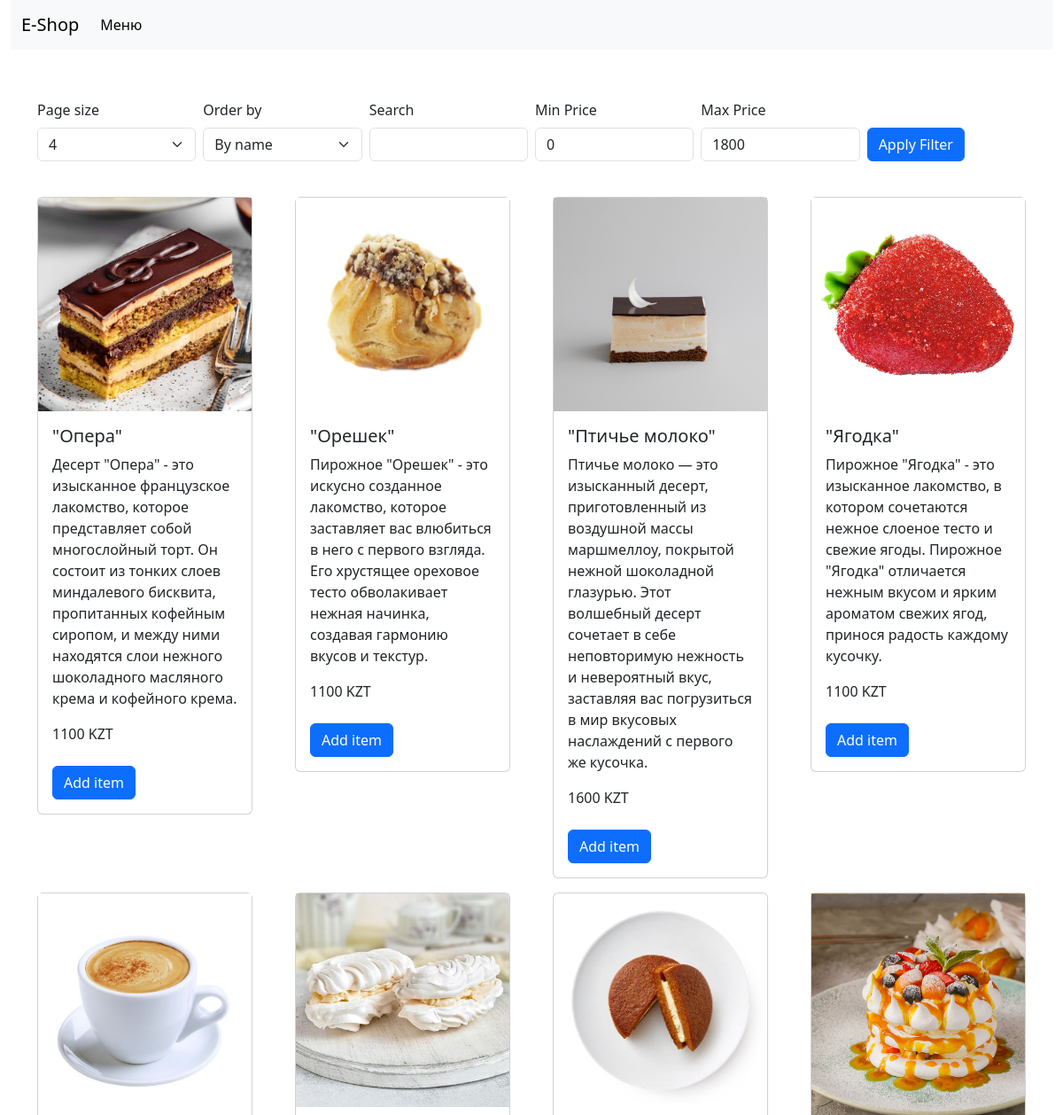
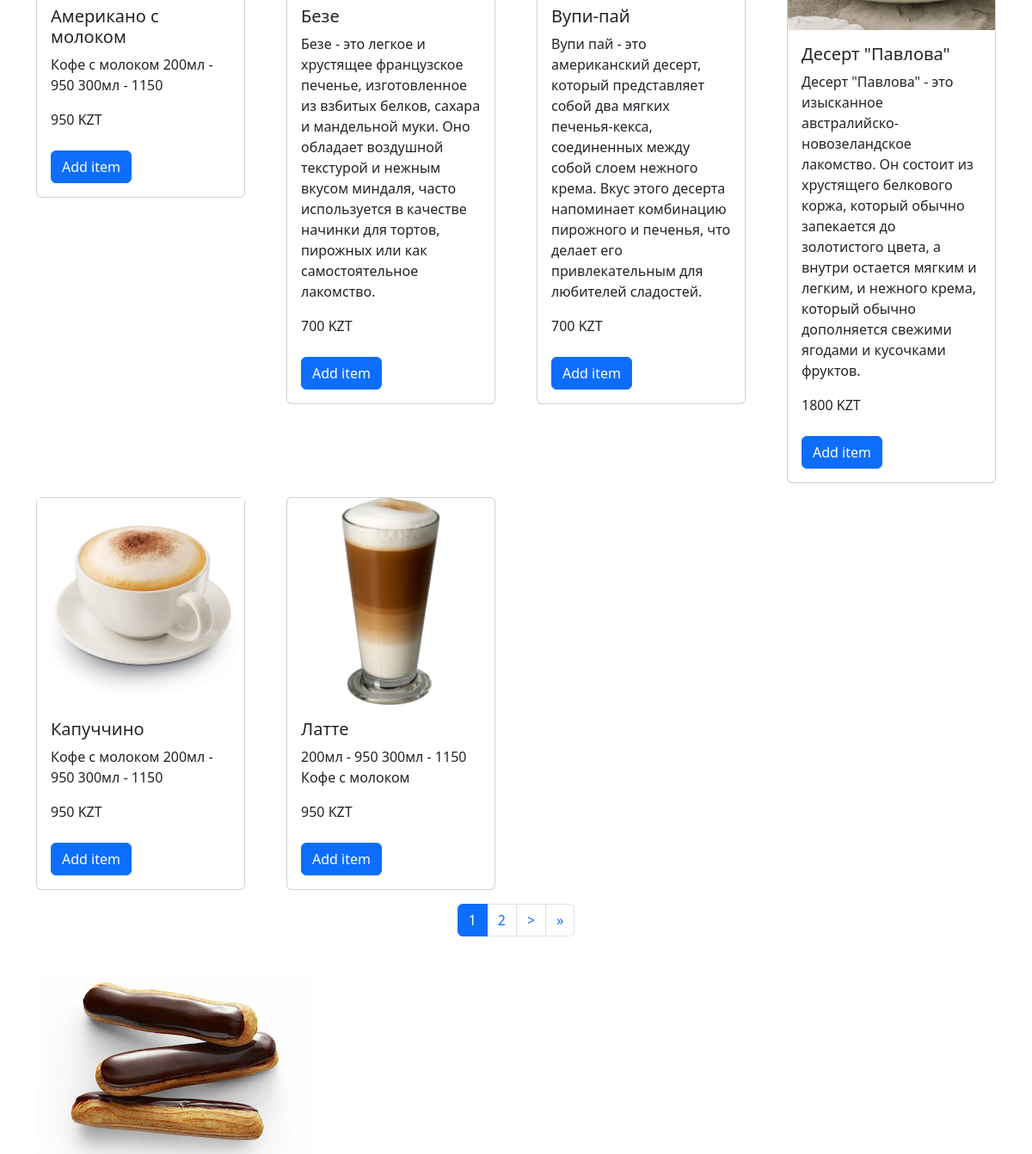
Screenshot of /products/ with the database file from the repository (2 pictures, top to bottom).
### shop/models.py (models this page shows, shortened)
class Product(models.Model):
    name = models.CharField(null=False, max_length=255, blank=False)
    description = models.CharField(null=False, max_length=2000, blank=True, default='')
    price = models.IntegerField(null=False)
    amount = models.IntegerField(null=False)
    created_at = models.DateTimeField(auto_now=True, null=False)
    category = models.ForeignKey(Category, null=True, on_delete=models.CASCADE)
    image = models.ImageField(upload_to='product_images/', blank=True, null=True)
    class Meta:
        verbose_name = 'Product'
        verbose_name_plural = 'Products'

### shop/views.py (the view)
# urls.py: path('products/', products_page_view, name='products_page'),
def products_page_view(request):
    categories = Category.objects.all()
    size = request.GET.get('size', 10)
    page = request.GET.get('page', 1)
    order_by = request.GET.get('order_by', 'name')
    name = request.GET.get('name', '')
    min_price = request.GET.get('min_price', 0)
    max_existing_price = Product.objects.all().order_by('-price')[0].price
    max_price = request.GET.get('max_price', max_existing_price)
    products = Product.objects \
        .filter(name__icontains=name) \
        .filter(price__gte=min_price) \
        .filter(price__lte=max_price) \
        .order_by(order_by)
    filters = {
        'name': name,
        'min_price': min_price,
        'max_price': max_price
    }
    paginator = Paginator(products, size)
    page_obj = paginator.get_page(page)
    if request.method == 'GET':
        return render(request, 'shop/products.html',
                      {'page_obj': page_obj, 'paginator': paginator, 'categories': categories, 'sizes': sizes,
                       'order_by': order_by, 'filters': filters})

### shop/templates/shop/products.html (shortened to what this page needs)
{% extends 'base.html' %}
{% load static %}
{% block content %}
<div class="container-fluid">
    <div class="row">
        <div class="col-12">
            {% include 'header.html' %}
        </div>
    </div>
</div>
<div class="container">
    {% include 'shop/products-grid.html' %}
    <img src="{% static 'pic1.jpg' %}" alt="Description of your image">
</div>
{% endblock %}

### shop/templates/shop/products-grid.html (shortened to what this page needs)
{% load static %}
<div class="row g-2 mt-5">
    <div class="col-2">
        <label for="size" class="form-label">Page size</label>
        <select class="form-select" onchange="handleParamChange(event, 'size')" id="size">
            {% for size in sizes %}
            {% if size == paginator.per_page %}
            <option value="{{ size }}" selected>{{ size }}</option>
            {% else %}
            <option value="{{ size }}">{{ size }}</option>
            {% endif %}
            {% endfor %}
        </select>
    </div>
    <div class="col-2">
        <label for="order_by" class="form-label">Order by</label>
        <select class="form-select" onchange="handleParamChange(event, 'order_by')" id="order_by">
            {% if order_by == 'name' %}
            <option value="name" selected>By name</option>
            {% else %}
            <option value="name">By name</option>
            {% endif %}
        </select>
    </div>
    <div class="col-2">
        <label for="name" class="form-label">Search</label>
        <input class="form-control" id="name" value="{{ filters.name }}" name="name"/>
    </div>
    <div class="col-2">
        <label for="min_price" class="form-label">Min Price</label>
        <input class="form-control" id="min_price" value="{{ filters.min_price }}" name="min_price"/>
    </div>
    <div class="col-2">
        <label for="max_price" class="form-label">Max Price</label>
        <input class="form-control" id="max_price" value="{{ filters.max_price }}" name="max_price"/>
    </div>
    <div class="col-2 d-flex align-items-end">
        <button class="btn btn-primary" onclick="handleFilterChange()">Apply Filter</button>
    </div>
</div>
<div class="row my-4 gx-5 gy-3">
    {% for product in page_obj %}
    <div class="col-3">
        <div class="card">
           {% if product.image %}
    <img src="{{ product.image.url }}" alt="{{ product.name }}" style="max-width: 500px">
{% else %}
    <p>No image available</p>
{% endif %}
            <div class="card-body">
                <h5 class="card-title">{{ product.name }}</h5>
                <p class="card-text">{{ product.description}}</p>
                <p class="card-text">{{ product.price }} KZT</p>
                <a href="{% url 'add_to_basket' pk=product.id %}" class="d-block mt-4">
                    <button class="btn btn-primary">Add item</button>
                </a>
            </div>
        </div>
    </div>
    {% endfor %}
    <div class="col-12">
        <nav class="d-flex justify-content-center align-items-center">
            <ul class="pagination">
                {% for page in paginator.page_range %}
                {% if page_obj.number == page %}
                <li class="page-item active"><a class="page-link" href="javascript:void(0)"
                                                onclick="handlePaginationChange({{page}})">{{ page }}</a></li>
                {% elif page >= page_obj.number|add:-2 and page <= page_obj.number|add:2 %}
                <li class="page-item"><a class="page-link" href="javascript:void(0)"
                                         onclick="handlePaginationChange({{page}})">{{ page }}</a></li>
                {% endif %}
                {% endfor %}
                {% if page_obj.has_next %}
                <li class="page-item">
                    <a class="page-link" href="javascript:void(0)" aria-label="Next"
                       onclick="handlePaginationChange({{page_obj.number|add:1}})">
                        <span aria-hidden="true"> > </span>
                    </a>
                </li>
                <li class="page-item">
                    <a class="page-link" href="javascript:void(0)" aria-label="Next"
                       onclick="handlePaginationChange({{paginator.num_pages}})">
                        <span aria-hidden="true">&raquo;</span>
                    </a>
                </li>
                {% endif %}
            </ul>
        </nav>
    </div>
</div>

### rows the page displays
Product: image (picture), name "\"Опера\"", description "Десерт \"Опера\" - это изысканное французское лакомство, которое представляет собой многослойный торт. Он состоит из тонких слоев миндалевого бисквита, пропитанных кофейным сиропом, и между ними находятся слои нежного шоколадного масляного крема и кофейного крема.", price "1100"
Product: image (picture), name "\"Орешек\"", description "Пирожное \"Орешек\" - это искусно созданное лакомство, которое заставляет вас влюбиться в него с первого взгляда. Его хрустящее ореховое тесто обволакивает нежная начинка, создавая гармонию вкусов и текстур.", price "1100"
Product: image (picture), name "\"Птичье молоко\"", description "Птичье молоко — это изысканный десерт, приготовленный из воздушной массы маршмеллоу, покрытой нежной шоколадной глазурью. Этот волшебный десерт сочетает в себе неповторимую нежность и невероятный вкус, заставляя вас погрузиться в мир вкусовых наслаждений с первого же кусочка.", price "1600"
Product: image (picture), name "\"Ягодка\"", description "Пирожное \"Ягодка\" - это изысканное лакомство, в котором сочетаются нежное слоеное тесто и свежие ягоды. Пирожное \"Ягодка\" отличается нежным вкусом и ярким ароматом свежих ягод, принося радость каждому кусочку.", price "1100"
Product: image (picture), name "Американо с молоком", description "Кофе с молоком 200мл - 950 300мл - 1150", price "950"
Product: image (picture), name "Безе", description "Безе - это легкое и хрустящее французское печенье, изготовленное из взбитых белков, сахара и мандельной муки. Оно обладает воздушной текстурой и нежным вкусом миндаля, часто используется в качестве начинки для тортов, пирожных или как самостоятельное лакомство.", price "700"
Product: image (picture), name "Вупи-пай", description "Вупи пай - это американский десерт, который представляет собой два мягких печенья-кекса, соединенных между собой слоем нежного крема. Вкус этого десерта напоминает комбинацию пирожного и печенья, что делает его привлекательным для любителей сладостей.", price "700"
Product: image (picture), name "Десерт \"Павлова\"", description "Десерт \"Павлова\" - это изысканное австралийско-новозеландское лакомство. Он состоит из хрустящего белкового коржа, который обычно запекается до золотистого цвета, а внутри остается мягким и легким, и нежного крема, который обычно дополняется свежими ягодами и кусочками фруктов.", price "1800"
Product: image (picture), name "Капуччино", description "Кофе с молоком 200мл - 950 300мл - 1150", price "950"
Product: image (picture), name "Латте", description "200мл - 950 300мл - 1150 Кофе с молоком", price "950"

### other values shown
{{ page }} "1"
{{ page }} "2"
form field value "4"
